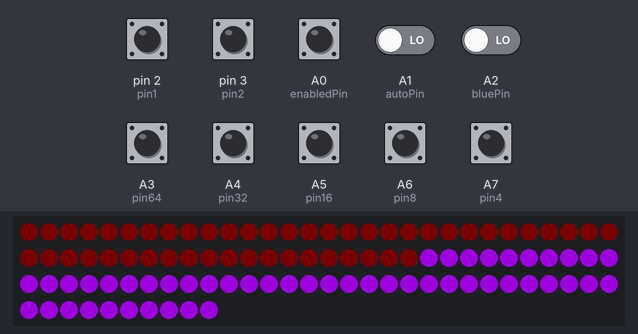
A sketch run on a simulated Arduino Nano, built for the host (arithmetic inside an expression is 32-bit, double 64-bit). Parts: 100 RGB LEDs in strip order, left to right, continuing on the next row. The test bench sets the inputs (shaded band); at power-on: A0 (enabledPin), A3 (pin64), A4 (pin32), A5 (pin16), A6 (pin8), A7 (pin4), pin 2 (pin1), pin 3 (pin2) HIGH, A1 (autoPin), A2 (bluePin) LOW. Dim RGB values are drawn brighter than linear; random numbers use the default seed unless the sketch sets one.

Above: at 5.0 s.
5.1 s: A0 (enabledPin) driven LOW
At 5.29 s:
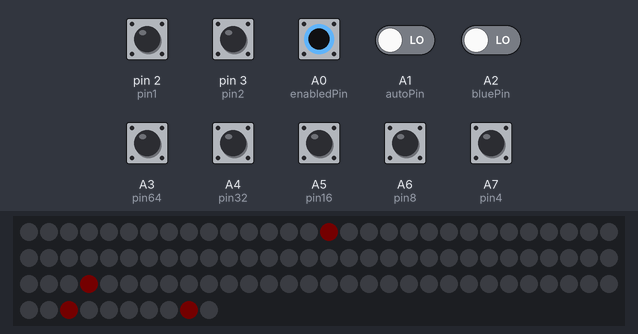
7.5 s: A0 (enabledPin) driven HIGH
At 8.1 s:
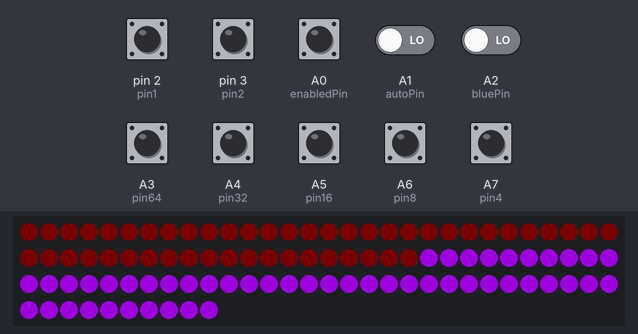
9.0 s: A1 (autoPin) driven HIGH
At 10.2 s:
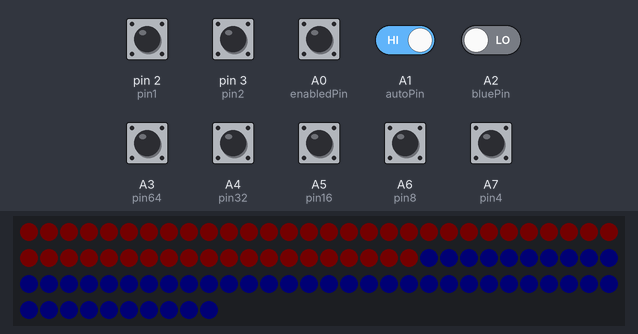
10.5 s: A0 (enabledPin) driven LOW
At 10.69 s:
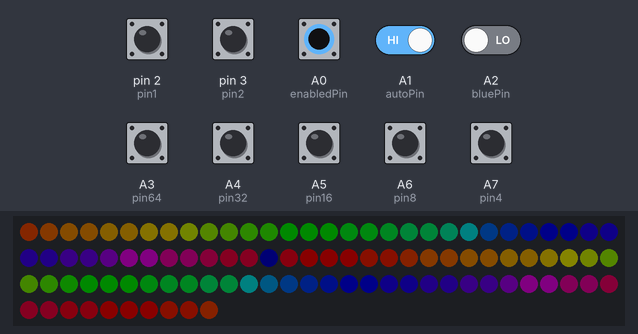
13.0 s: A0 (enabledPin) pulsed HIGH 2 times (0.12 s each, 0.3 s apart)
At 13.91 s:
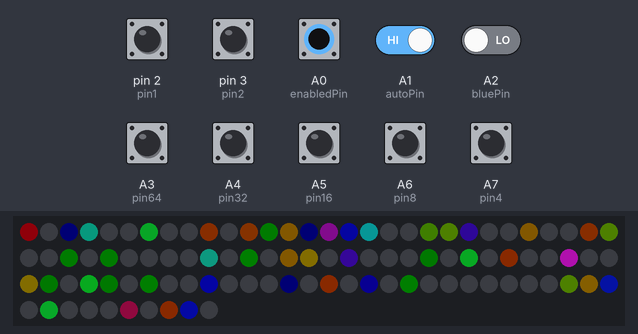
15.5 s: A0 (enabledPin) pulsed HIGH 5 times (0.12 s each, 0.3 s apart)
At 17.22 s:
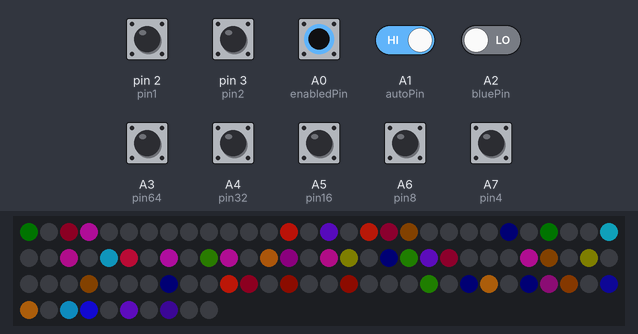

Measured:
- after the input at 5.1 s, the LEDs: change at once (image 1)
- after the input at 9.0 s, the LEDs: first change at once (image 3 shows a later state)
- after the input at 10.5 s, the LEDs: change at once (image 4)

The sketch:

oi_lights.ino
```cpp
#include "FastLED.h"
#define PIN 10 //led pin
#define lct 100//number of leds in strip
#define pin64 A3
#define pin32 A4
#define pin16 A5
#define pin8 A6
#define pin4 A7
#define pin2 3
#define pin1 2
#define enabledPin A0
#define autoPin A1
#define bluePin A2
CRGB leds[lct];
unsigned long firefliesArray[lct];
float firefliesDensity = 0;
int patternNum = 0;
float timeNum = 0.00000;
void setup() {
  FastLED.addLeds<NEOPIXEL, PIN>(leds, lct);
  pinMode(pin64, INPUT_PULLUP);
  pinMode(pin32, INPUT_PULLUP);
  pinMode(pin16, INPUT_PULLUP);
  pinMode(pin8, INPUT_PULLUP);
  pinMode(pin4, INPUT_PULLUP);
  pinMode(pin2, INPUT_PULLUP);
  pinMode(pin1, INPUT_PULLUP);
  pulseFlash();
  for (int i = 0; i < lct; i++) {
    firefliesArray[i] = 4294967294; //big and I mean it
  }
}
void loop() {
  if (digitalRead(enabledPin) == LOW) {//disabled
    if (patternNum == 0) {
      PATTERNFirefliesAndRainbows();
    }
    if (patternNum == 1) {
      PATTERNRainbowFireflies();
    }
    if (patternNum == 2) {
      PATTERNPulsing();
    }
    if (patternNum == 3) {
      allHSV(210, 255, 200);
      FastLED.show();
    }
  } else { //enabled
    timeRead();
    for (int n = 0; n < lct; n++) {
      if(n>lct*timeNum){
      int H = digitalRead(bluePin) == HIGH ? 170 : 200;
      int V = digitalRead(autoPin) == HIGH ? 10 : 255;
      leds[n] = CHSV(H, 255, V);
      }else{
      int H = digitalRead(bluePin) == HIGH ? 170 : 0;
      int V = digitalRead(autoPin) == HIGH ? 10 : 20;
      leds[n] = CHSV(H, 255, V);
      }
    }
    FastLED.show();
    firefliesDensity = 0;
    patternNum = millis() % 4; //num patterns random
  }
}
void timeRead() {
  timeNum = 0;
  if (digitalRead(pin64) == HIGH) {
    timeNum += 64;
  }
  if (digitalRead(pin32) == HIGH) {
    timeNum += 32;
  }
  if (digitalRead(pin16) == HIGH) {
    timeNum += 16;
  }
  if (digitalRead(pin8) == HIGH) {
    timeNum += 8;
  }
  if (digitalRead(pin4) == HIGH) {
    timeNum += 4;
  }
  if (digitalRead(pin2) == HIGH) {
    timeNum += 2;
  }
  if (digitalRead(pin1) == HIGH) {
    timeNum += 1;
  }
  timeNum=timeNum/255;
}
void PATTERNFirefliesAndRainbows() {
  if (firefliesDensity <= .005) {
    firefliesDensity += .000002;
  }
  wavesOfRainbowWSV(2, 10, 50);
  firefliesDTHSOC(firefliesDensity, 1500, 180, 145, false, false);
  FastLED.show();
}
void PATTERNRainbowFireflies() {
  firefliesDTHSOC(.05, 1500, 0, 200, true, true);
  FastLED.show();
}
void PATTERNPulsing() {
  pulseHSvVT(180, 255, 0, 255, 1000);
  FastLED.show();
}
void firefliesDTHSOC(float d, int t, int h, int s, boolean o, boolean c) {
  for (int i = 0; i < lct; i++) {
    if (-firefliesArray[i] + millis() > t) {
      if (random(0, 1000) < d * 1000.0000) {
        firefliesArray[random(0, lct - 1)] = millis();
      }
    }
  }
  for (int i = 0; i < lct; i++) {
    if (c == true) {
      h = firefliesArray[i] % 256;
    }
    if (-firefliesArray[i] + millis() <= t / 2 && -firefliesArray[i] + millis() > 0) {
      leds[i] = CHSV(h, s, map(millis() - firefliesArray[i], 0, t / 2, 0, 255));
    }
    if (-firefliesArray[i] + millis() > t / 2 && -firefliesArray[i] + millis() <= t) {
      leds[i] = CHSV(h, s, map(millis() - firefliesArray[i], t / 2, t, 255, 0));
    }
    if (-firefliesArray[i] + millis() > t && o == true) {
      leds[i] = CRGB(0, 0, 0);
    }
  }
}
void pulseFlash() {
  for (int b = 0; b <= 255; b += 1) {
    for (int i = 0; i <= 20; i++) {
      leds[i] = CHSV(180, map(b, 0, 255, 255, 145), map(i, 0, 20, b, 0));
    }
    for (int i = 0; i <= lct / 2; i++) {
      leds[lct - i - 1] = leds[i];
    }
    FastLED.show();
  }
  delay(500);
  for (int i = 0; i <= (lct / 2) + 10; i++) {
    if (i <= (lct / 2)) {
      leds[i] = CHSV(180, 145, 255);
    }
    if (i >= 10) {
      leds[i - 10] = CHSV(0, 0, 0);
    }
    for (int i = 0; i <= lct / 2; i++) {
      leds[lct - i - 1] = leds[i];
    }
    FastLED.show();
    delayMicroseconds(2000);
  }
  for (int v = 1; v <= 255; v += 20) {
    for (int i = 0; i <= lct; i++) {
      leds[i] = CHSV(180, 140, v);
    }
    FastLED.show();
    delayMicroseconds(255 / v);
  }
  for (int v = 255; v >= 0; v -= 5) {
    for (int i = 0; i <= lct; i++) {
      leds[i] = CHSV(180, map(v, 255, 0, 140, 255), v);
    }
    FastLED.show();
    delay(40);
  }
}
void pulseHSvVT(int H, int S, int v, int V, int T) {
  unsigned long milli = millis();
  if (milli % T < T / 2) {
    for (int i = 0; i < lct; i++) {
      leds[i] = CHSV(H, S, constrain(map(milli % T, 0, T / 2, v, V), v, V));
    }
  }
  if (milli % T >= T / 2) {
    for (int i = 0; i < lct; i++) {
      leds[i] = CHSV(H, S, constrain(map(milli % T, T / 2, T, V, v), v, V));
    }
  }
}
void wavesOfRainbowWSV(int wvs, int spd, int v) {
  for (int i = 0; i < lct; i++) {
    leds[i] = CHSV((i * wvs * 256 / lct + millis() / spd) % 256, 255, v);
  }
}
void allHSV(int H, int S, int V) {
  for (int i = 0; i < lct; i++) {
    leds[i] = CHSV(H, S, V);
  }
}
```
